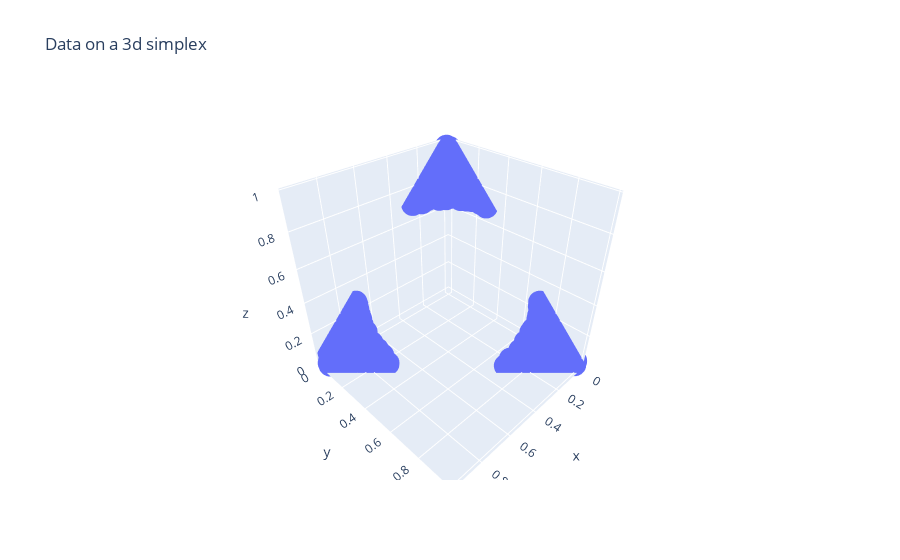

Notebook cell for this chart:
### Code cell
# Data on a 3d simplex, 1000 points

# Reference points
ref_points = np.array([[1, 0, 0], [0, 1, 0], [0, 0, 1]])

# Data
n_points = 10000
data = np.random.rand(n_points, 3)
data /= data.sum(axis=1)[:, None]

# make a hole in the front by rmoving points within a sphere

center = np.array([1, 1, 1]) / 3
radius = 0.5
mask = np.linalg.norm(data - center, axis=1) > radius

data = data[mask]

fig = px.scatter_3d(x=data[:, 0], y=data[:, 1], z=data[:, 2], title="Data on a 3d simplex")
fig

### Figure 1 — Plotly figure (JSON) as saved in the notebook; plotly's stock layout.template omitted (floating-point values rounded to 4 significant figures; data arrays with more than 128 entries replaced by an {"elided": "..."} marker saying what was removed)
{"data": [{"hovertemplate": "x=%{x}<br>y=%{y}<br>z=%{z}<extra></extra>", "legendgroup": "", "marker": {"color": "#636efa", "symbol": "circle"}, "mode": "markers", "name": "", "scene": "scene", "showlegend": false, "type": "scatter3d", "x": {"elided": "682 float values"}, "y": {"elided": "682 float values"}, "z": {"elided": "682 float values"}}], "layout": {"legend": {"tracegroupgap": 0}, "scene": {"domain": {"x": [0, 1], "y": [0, 1]}, "xaxis": {"title": {"text": "x"}}, "yaxis": {"title": {"text": "y"}}, "zaxis": {"title": {"text": "z"}}}, "title": {"text": "Data on a 3d simplex"}}}
